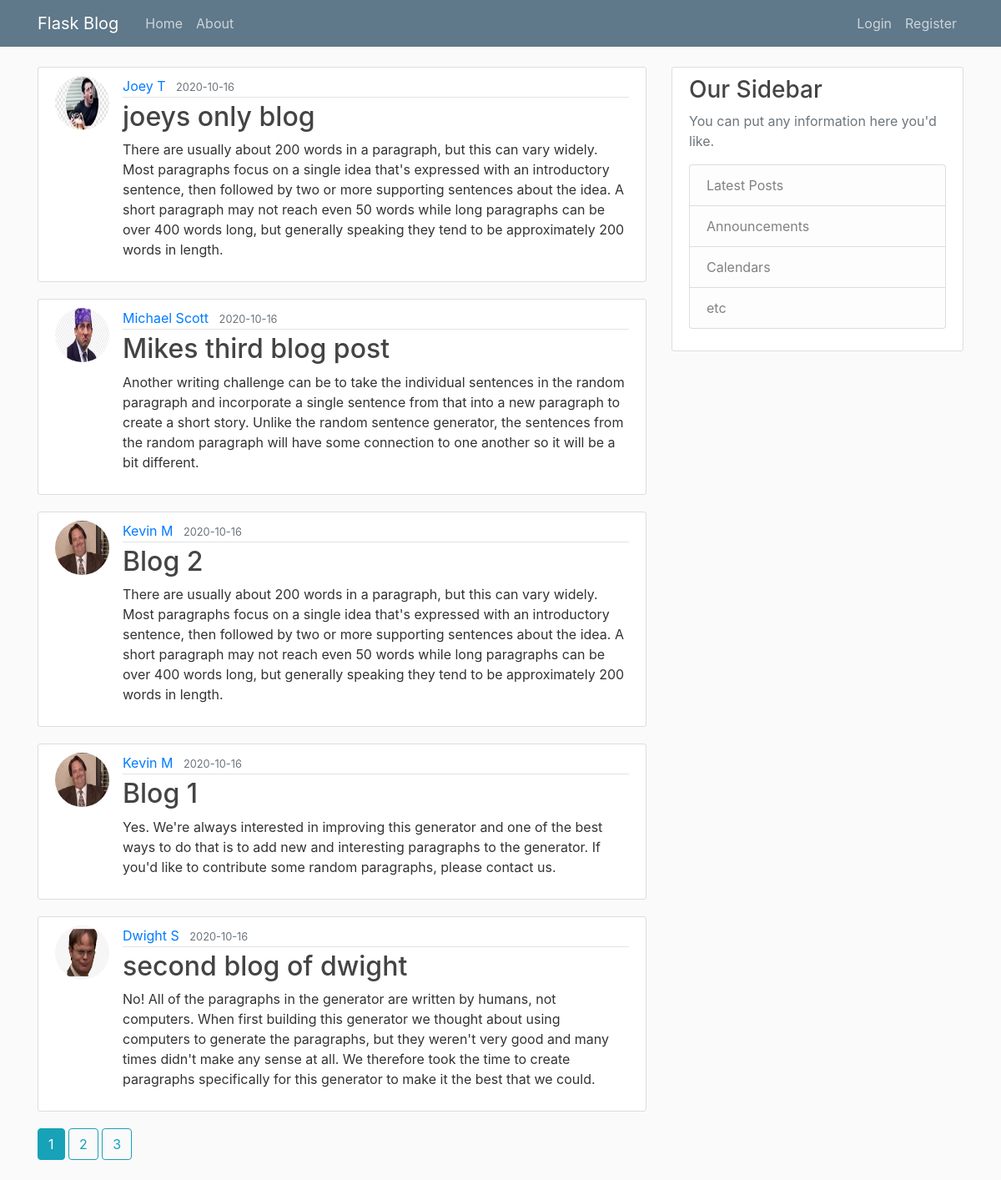
The page /home on the database its author committed.
### flaskblog/models.py (models this page shows, shortened)
class Post(db.Model):
    id = db.Column(db.Integer, primary_key=True)
    title = db.Column(db.String(100), nullable=False)
    date_posted = db.Column(db.DateTime, nullable=False,
                            default=datetime.utcnow)
    content = db.Column(db.Text, nullable=False)
    user_id = db.Column(db.Integer, db.ForeignKey('user.id'), nullable=False)

class User(db.Model, UserMixin):
    id = db.Column(db.Integer, primary_key=True)
    username = db.Column(db.String(20), unique=True, nullable=False)
    email = db.Column(db.String(120), unique=True, nullable=False)
    image_file = db.Column(db.String(20), nullable=False,
                           default='default.jpg')
    password = db.Column(db.String(60), nullable=False)
    posts = db.relationship('Post', backref='author', lazy=True)

### flaskblog/main/routes.py (the view)
@main.route('/')
@main.route('/home')
def home():
    page = request.args.get('page', 1, type=int)
    posts = Post.query.order_by(
        Post.date_posted.desc()).paginate(page=page, per_page=5)
    return render_template('home.html', posts=posts)

### flaskblog/templates/home.html
{%extends "layout.html"%} {%block content%} {%for post in posts.items%}
<article class="media content-section">
  <img
    src="{{url_for('static', filename='profile_pics/' + post.author.image_file)}}"
    alt=""
    class="rounded-circle article-img"
  />
  <div class="media-body">
    <div class="article-metadata">
      <a
        class="mr-2"
        href="{{url_for('users.user_posts', username=post.author.username)}}"
        >{{ post.author.username }}</a
      >
      <small class="text-muted"
        >{{ post.date_posted.strftime('%Y-%m-%d') }}</small
      >
    </div>
    <h2>
      <a class="article-title" href="{{url_for('posts.post', post_id=post.id)}}"
        >{{ post.title }}</a
      >
    </h2>
    <p class="article-content">{{ post.content }}</p>
  </div>
</article>
{%endfor%} {%for page_num in posts.iter_pages(left_edge=1, right_edge=1,
left_current=1, right_current=2)%} {% if page_num %} {% if posts.page ==
page_num %}
<a class="btn btn-info mb-4" href="{{url_for('main.home', page=page_num)}}"
  >{{page_num}}</a
>
{% else %}
<a class="btn btn-outline-info mb-4" href="{{url_for('main.home', page=page_num)}}"
  >{{page_num}}</a
>
{% endif %} {% else %} ... {% endif %} {%endfor%} {%endblock content%}

### flaskblog/templates/layout.html (shortened to what this page needs)
<!DOCTYPE html>
<html lang="en">
  <head>
    <link
      rel="stylesheet"
      href="https://maxcdn.bootstrapcdn.com/bootstrap/4.0.0/css/bootstrap.min.css"
    />
    <link rel="stylesheet" type="text/css" href="{{url_for('static', filename='main.css')}}">
  </head>
  <body>
    <header class="site-header">
      <nav class="navbar navbar-expand-md navbar-dark bg-steel fixed-top">
        <div class="container">
          <a class="navbar-brand mr-4" href="{{url_for('main.home')}}">Flask Blog</a>
          <div class="collapse navbar-collapse" id="navbarToggle">
            <div class="navbar-nav mr-auto">
              <a class="nav-item nav-link" href="{{url_for('main.home')}}">Home</a>
              <a class="nav-item nav-link" href="{{url_for('main.about')}}">About</a>
            </div>
            {% if current_user.is_authenticated %}
            <div class="navbar-nav">
              <a class="nav-item nav-link" href="{{url_for('posts.new_post')}}">New Post</a>
              <a class="nav-item nav-link" href="{{url_for('users.account')}}">Account</a>
              <a class="nav-item nav-link" href="{{url_for('users.logout')}}">Logout</a>
            </div>
            {% else %}
            <div class="navbar-nav">
              <a class="nav-item nav-link" href="{{url_for('users.login')}}">Login</a>
              <a class="nav-item nav-link" href="{{url_for('users.register')}}">Register</a>
            </div>
            {% endif %}
          </div>
        </div>
      </nav>
    </header>
    <main role="main" class="container">
        <div class="row">
          <div class="col-md-8">
            {% block content %}{% endblock %}
          </div>
          <div class="col-md-4">
            <div class="content-section">
              <h3>Our Sidebar</h3>
              <p class='text-muted'>You can put any information here you'd like.
                <ul class="list-group">
                  <li class="list-group-item list-group-item-light">Latest Posts</li>
                  <li class="list-group-item list-group-item-light">Announcements</li>
                  <li class="list-group-item list-group-item-light">Calendars</li>
                  <li class="list-group-item list-group-item-light">etc</li>
                </ul>
              </p>
            </div>
          </div>
        </div>
      </main>
  </body>
</html>

### flaskblog/static/main.css (style rules this page uses)
body { background: #fafafa; color: #333333; margin-top: 5rem; }
h1, h2, h3, h4, h5, h6 { color: #444444; }
.bg-steel { background-color: #5f788a; }
.site-header .navbar-nav .nav-link { color: #cbd5db; }
.content-section { background: #ffffff; padding: 10px 20px; border: 1px solid #dddddd; border-radius: 3px; margin-bottom: 20px; }
.article-title { color: #444444; }
.article-content { white-space: pre-line; }
.article-img { height: 65px; width: 65px; margin-right: 16px; }
.article-metadata { padding-bottom: 1px; margin-bottom: 4px; border-bottom: 1px solid #e3e3e3; }

### rows shown on the page
Post: image_file (picture), author.username "Joey T", date_posted "2020-10-16", title "joeys only blog", content "There are usually about 200 words in a paragraph, but this can vary widely. Most paragraphs focus on a single idea that's expressed with an introductory sentence, then followed by two or more supporting sentences about the idea. A short paragraph may not reach even 50 words while long paragraphs can be over 400 words long, but generally speaking they tend to be approximately 200 words in length."
Post: image_file (picture), author.username "Michael Scott", date_posted "2020-10-16", title "Mikes third blog post", content "Another writing challenge can be to take the individual sentences in the random paragraph and incorporate a single sentence from that into a new paragraph to create a short story. Unlike the random sentence generator, the sentences from the random paragraph will have some connection to one another so it will be a bit different."
Post: image_file (picture), author.username "Kevin M", date_posted "2020-10-16", title "Blog 2", content "There are usually about 200 words in a paragraph, but this can vary widely. Most paragraphs focus on a single idea that's expressed with an introductory sentence, then followed by two or more supporting sentences about the idea. A short paragraph may not reach even 50 words while long paragraphs can be over 400 words long, but generally speaking they tend to be approximately 200 words in length."
Post: image_file (picture), author.username "Kevin M", date_posted "2020-10-16", title "Blog 1", content "Yes. We're always interested in improving this generator and one of the best ways to do that is to add new and interesting paragraphs to the generator. If you'd like to contribute some random paragraphs, please contact us."
Post: image_file (picture), author.username "Dwight S", date_posted "2020-10-16", title "second blog of dwight", content "No! All of the paragraphs in the generator are written by humans, not computers. When first building this generator we thought about using computers to generate the paragraphs, but they weren't very good and many times didn't make any sense at all. We therefore took the time to create paragraphs specifically for this generator to make it the best that we could."

### other values the page prints
{{ page_num }} "1"
{{ page_num }} "2" "3"
